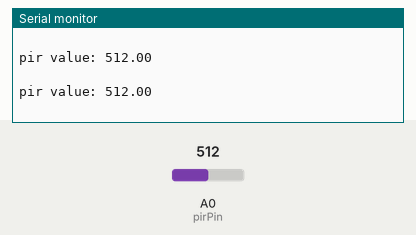
This sketch was run on a simulated Arduino Nano, built with avr-gcc and run on an emulated ATmega328P. Shown: the last lines printed to the serial monitor. Inputs (shaded band) come from the test bench; at power-on: A0 (pirPin) = 512.

Above: at 1.9 s.
2.0 s: A0 (pirPin) set to 716
At 2.9 s:
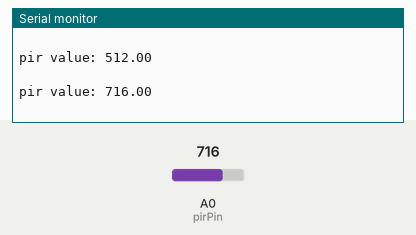
3.5 s: A0 (pirPin) set to 900
At 4.1 s:
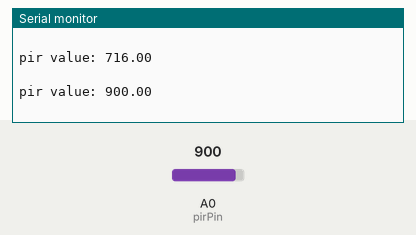
Timing chart, 0 to 6.5 s (numbered marks = the images above; inputs shaded):
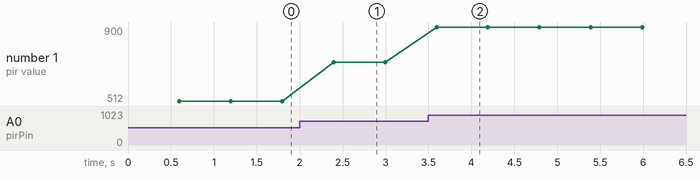

The sketch:

tuesda.ino
```cpp
#include <SPI.h> //Library for SPI communication (Pre-Loaded into Arduino)

#define TdsSensorPin A7


#define pirPin A0
const int chipSelect = 10; //SD card CS pin connected to pin 4 of Arduino
float pirvalue;

/////////////////////////////////////////////////////////////////
#define FREQUENCY_HZ        166
#define INTERVAL_MS         (100000 / (FREQUENCY_HZ + 1))
/////////////////////////////////////////////////////////////////


static unsigned long last_interval_ms = 0;


void setup() {
  // put your setup code here, to run once:
  // Setup Serial connection
  Serial.begin(9600);
  pinMode(pirPin, INPUT);

}

void reading_pir() {
  // Reading pir values takes

  pirvalue = analogRead(pirPin);


  // Check if any reads failed and exit early (to try again).
  if  (isnan(pirvalue) ) {
    Serial.println("Failed to read from sensor!");
    return;
  }

  //debugging purposes
  Serial.print("pir value: ");
  Serial.println(pirvalue);
  Serial.println(" ");
}

void loop() {
    static unsigned long last_interval_ms = 0;

    if (millis() > last_interval_ms + INTERVAL_MS) {
        last_interval_ms = millis();


  // put your main code here, to run repeatedly:
reading_pir();
}
}
```

Measured:
- after the input at 2.0 s, the serial monitor: prints a new line after 0.40 s (image 1)
- after the input at 3.5 s, the serial monitor: prints a new line after 0.09 s (image 2)
- plotted number 1: 512 → 716 after the input at 2.0 s, 716 → 900 after the input at 3.5 s
